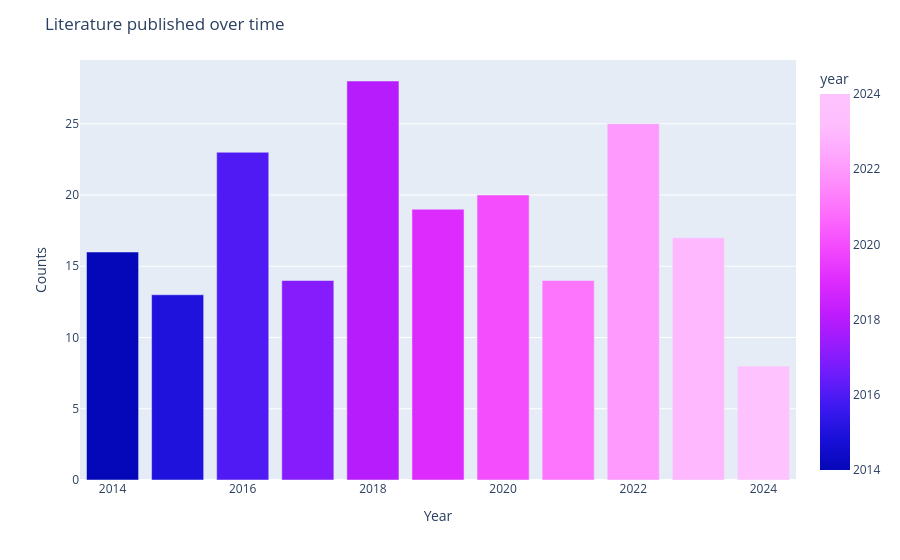

Notebook code cell kept with this figure:
### Code cell
fig = px.bar(a_time_df, x='year', y='Counts',color='year',color_continuous_scale=px.colors.sequential.Plotly3)
fig.update_layout(
            title="Literature published over time",
            xaxis_title="Year",
            yaxis_title="Counts",
            
        )
fig

### Figure 1 — Plotly figure (JSON) as saved in the notebook; plotly's stock layout.template omitted (floating-point values rounded to 4 significant figures)
{"data": [{"hovertemplate": "year=%{marker.color}<br>Counts=%{y}<extra></extra>", "legendgroup": "", "marker": {"color": [2014, 2015, 2016, 2017, 2018, 2019, 2020, 2021, 2022, 2023, 2024], "coloraxis": "coloraxis", "pattern": {"shape": ""}}, "name": "", "orientation": "v", "showlegend": false, "textposition": "auto", "type": "bar", "x": [2014, 2015, 2016, 2017, 2018, 2019, 2020, 2021, 2022, 2023, 2024], "xaxis": "x", "y": [16, 13, 23, 14, 28, 19, 20, 14, 25, 17, 8], "yaxis": "y"}], "layout": {"barmode": "relative", "coloraxis": {"colorbar": {"title": {"text": "year"}}, "colorscale": [[0, "#0508b8"], [0.08333, "#1910d8"], [0.1667, "#3c19f0"], [0.25, "#6b1cfb"], [0.3333, "#981cfd"], [0.4167, "#bf1cfd"], [0.5, "#dd2bfd"], [0.5833, "#f246fe"], [0.6667, "#fc67fd"], [0.75, "#fe88fc"], [0.8333, "#fea5fd"], [0.9167, "#febefe"], [1, "#fec3fe"]]}, "legend": {"tracegroupgap": 0}, "margin": {"t": 60}, "title": {"text": "Literature published over time"}, "xaxis": {"anchor": "y", "domain": [0, 1], "title": {"text": "Year"}}, "yaxis": {"anchor": "x", "domain": [0, 1], "title": {"text": "Counts"}}}}
